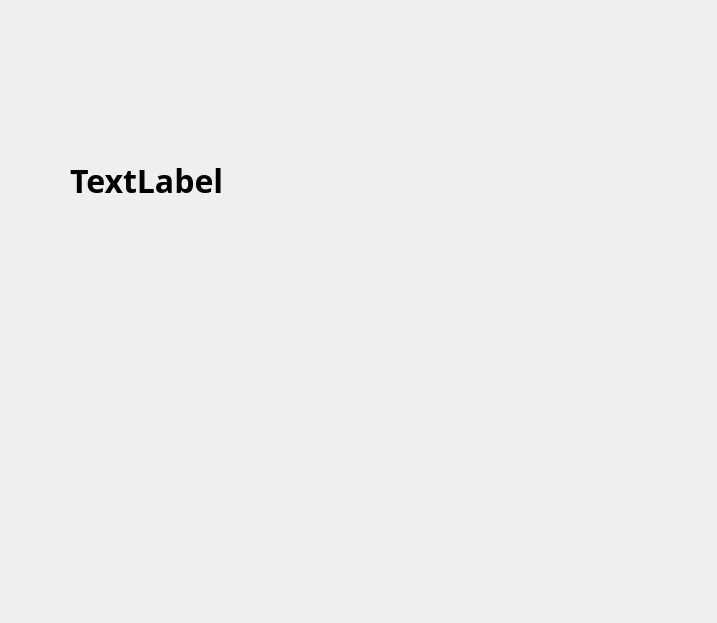
<?xml version="1.0" encoding="UTF-8"?>
<ui version="4.0">
 <class>Dialog</class>
 <widget class="QDialog" name="Dialog">
  <property name="geometry">
   <rect>
    <x>0</x>
    <y>0</y>
    <width>717</width>
    <height>623</height>
   </rect>
  </property>
  <property name="windowTitle">
   <string>Dialog</string>
  </property>
  <widget class="QLabel" name="label">
   <property name="geometry">
    <rect>
     <x>70</x>
     <y>110</y>
     <width>531</width>
     <height>141</height>
    </rect>
   </property>
   <property name="font">
    <font>
     <family>맑은 고딕</family>
     <pointsize>24</pointsize>
     <weight>75</weight>
     <bold>true</bold>
    </font>
   </property>
   <property name="text">
    <string>TextLabel</string>
   </property>
  </widget>
 </widget>
 <resources/>
 <connections/>
</ui>
